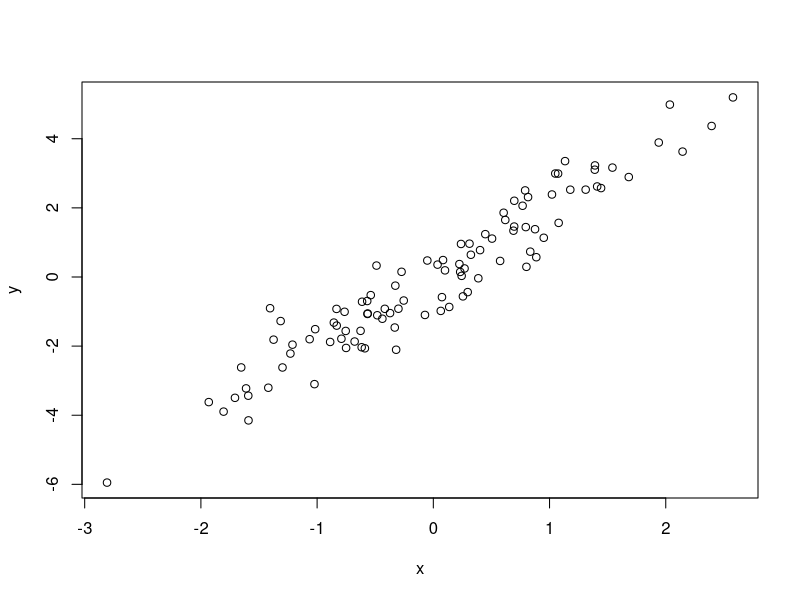

This chart was generated by the following R code:
# Simulate and plot data
# Nikita Muddapati
# nikita.muddapati@eccles.utah.edu
# 2024-09-05

# Simulate predictor variable
x <- rnorm(n = 100)
# Simulate response/target variable with some noise
y <- 2 * x + rnorm(n = 100, sd = 0.6)

# Plot the data
plot(x = x, y = y)
